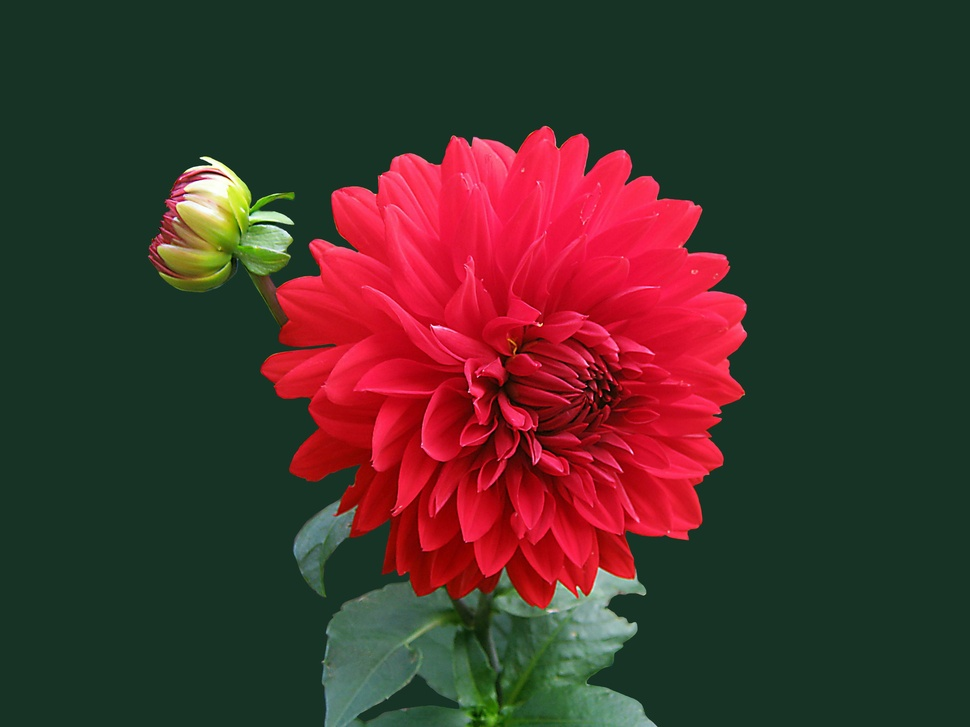
#> input picture image.jpg, 970 x 727 px, shrunk from 3648 x 2736 before the run
$ python split2.py
#> lines starting #> are read from the running program, lines starting #| are printed output that depends on the picture
import cv2
import numpy as np
import matplotlib.pyplot as plt

def divide_img_blocks(img, n_blocks=(2, 2)):

    horizontal_blocks = np.array_split(img, n_blocks[0], axis=0)

    splitted_img = [np.array_split(block, n_blocks[1], axis=1) for block in horizontal_blocks]

    return splitted_img


img = cv2.imread('image.jpg')
#> img is the input picture: shape (727, 970, 3); mean B, G, R 43.1, 50.1, 70.7


img = cv2.cvtColor(img, cv2.COLOR_BGR2RGB)


blocks = divide_img_blocks(img, n_blocks=(2, 2))
#> in divide_img_blocks, `horizontal_blocks = np.array_split(img, n_blocks[0], axis=0)`: horizontal_blocks = 2 items
#> blocks = 2 items


# fig, axes = plt.subplots(1, 1, figsize=(10, 10))


# for i in range(2):
#     for j in range(2):

#         # axes[i, j].imshow(blocks[i][j])
#         axes[i, j].axis('off')  # Hide axis

img1 = blocks[0][1]
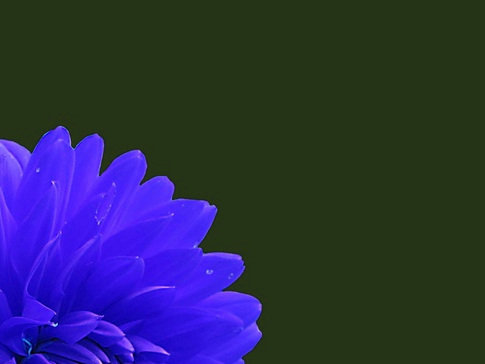
#> img1: shape (364, 485, 3); mean of channels 0, 1, 2 78.2, 45.1, 44.2; drawn as B, G, R
img0 = blocks[0][0]
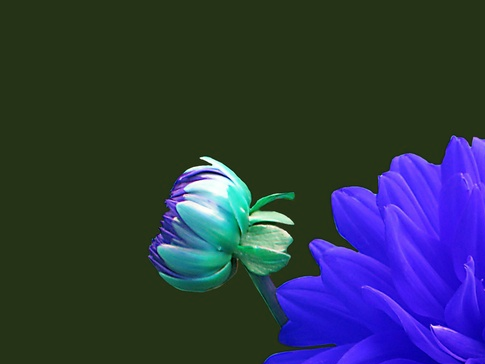
#> img0: shape (364, 485, 3); mean of channels 0, 1, 2 74.1, 54.8, 45.7; drawn as B, G, R
plt.imshow(img1)
plt.show()
plt.imshow(img0)
plt.tight_layout()
plt.show()
